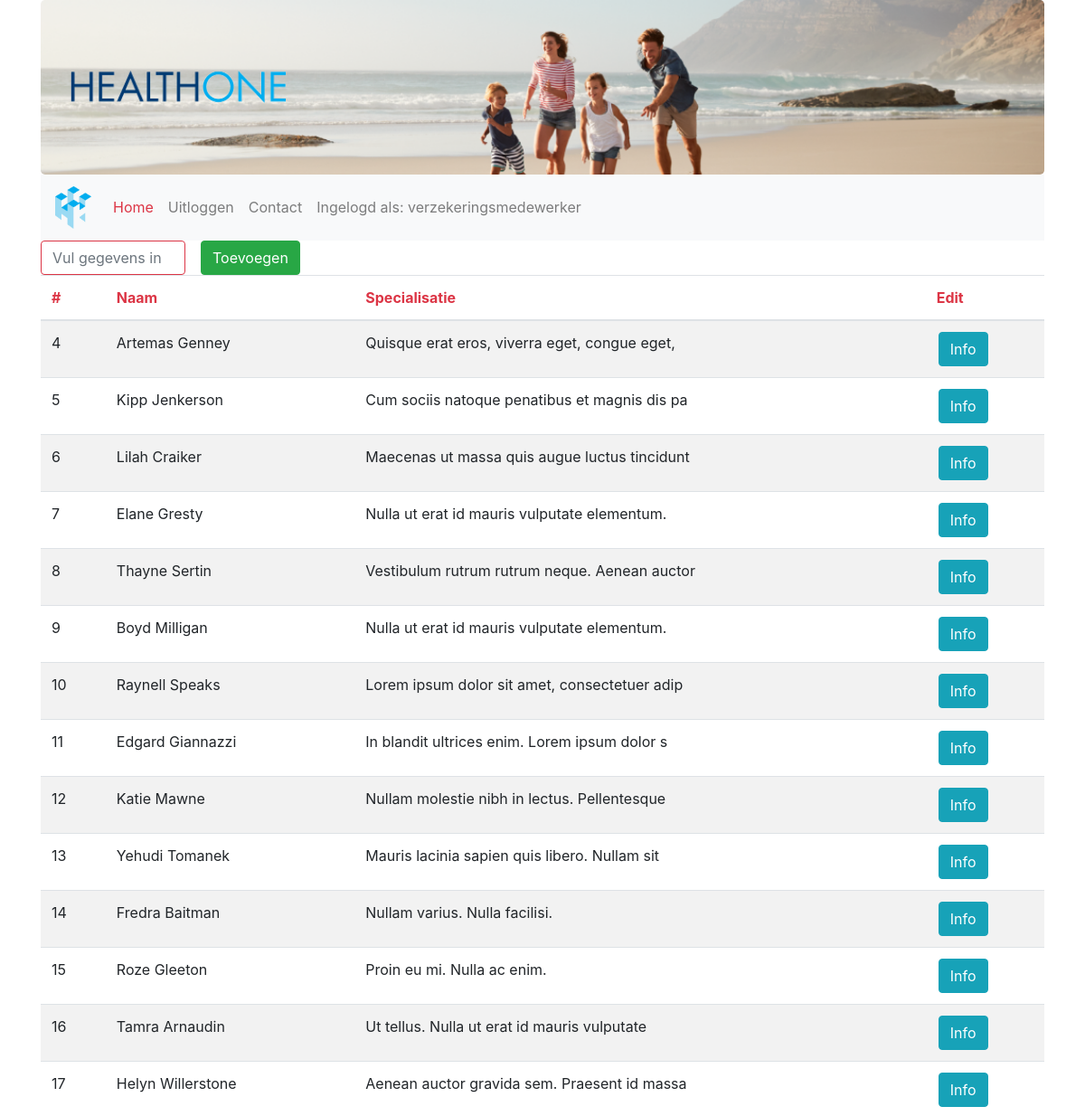
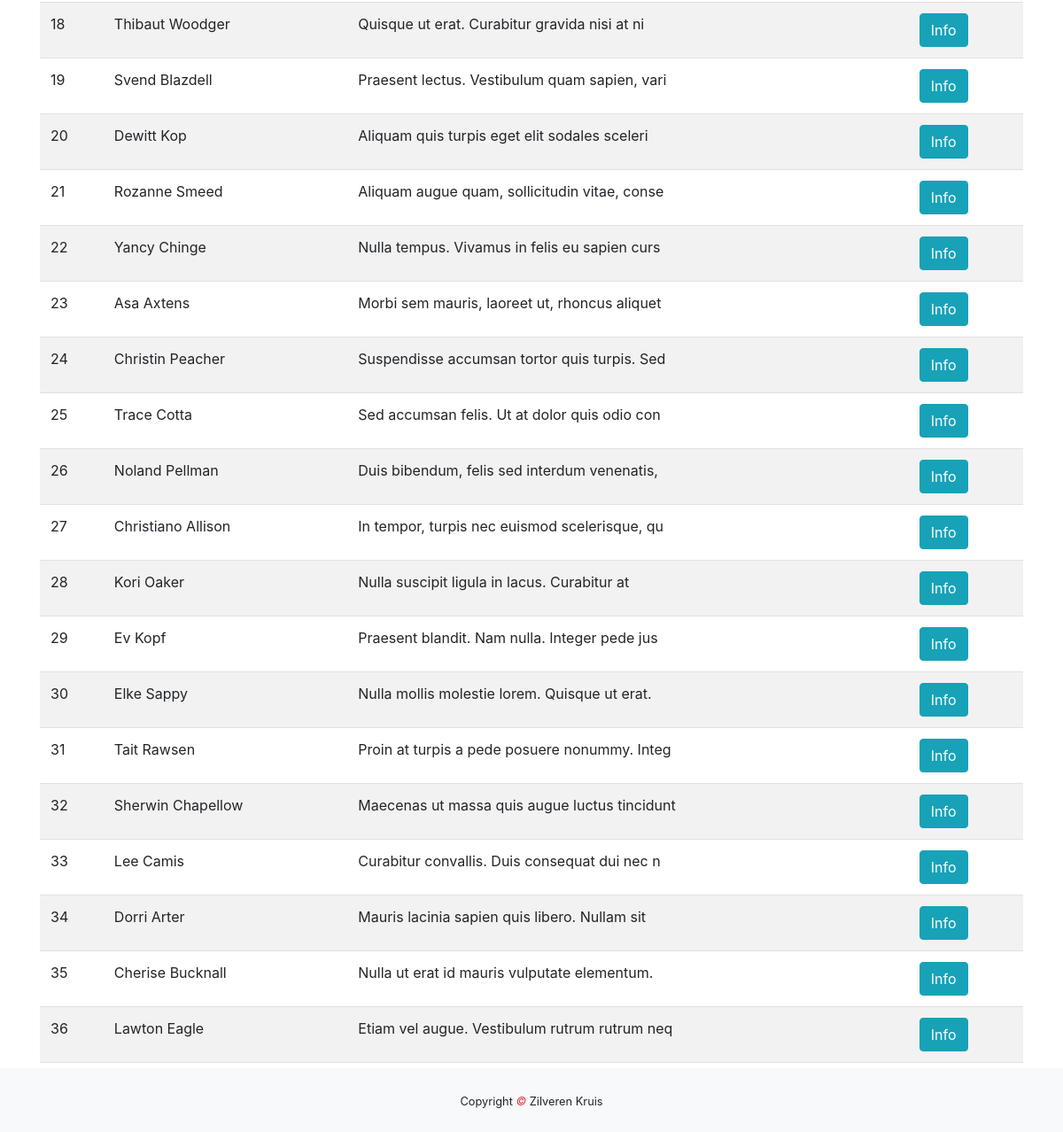
The page /zorgverzekeraar/arts/artsen_beheer.php (signed in) on the database its author committed (2 pictures, top to bottom).
### tables this page shows
CREATE TABLE `arts` (
  `id` int(11) NOT NULL,
  `naam` varchar(45) NOT NULL,
  `specialisatie` varchar(45) DEFAULT NULL,
  `adres` varchar(255) NOT NULL,
  `telefoon` varchar(255) NOT NULL
);

### zorgverzekeraar/arts/artsen_beheer.php (the view, shortened to what this page needs)
<!DOCTYPE html>
<html lang="en">
    <head>
        <link rel="stylesheet" href="https://maxcdn.bootstrapcdn.com/bootstrap/4.3.1/css/bootstrap.min.css">
        <link rel="stylesheet" href="../../css/index.css">
    </head>
    <body>
        <div class="container">
            <div class="jumbotron text-center">
            <div class="row">
                <div class="col-sm-3">
                    <img class="d-none d-sm-block img-fluid" src="../../img/healthtwo_text_transparent.png" alt="Logo">
                </div>
            </div>
        </div>
        <nav class="navbar navbar-expand-sm bg-light navbar-light sticky-top">
            <a class="navbar-brand" href="verzekeraar_index.php">
                <img class="navbrand" src="../../img/healthtwo_logo_transparent.png" alt="Logo">
            </a>
            <div class="collapse navbar-collapse" id="collapse_target">
                <ul class="navbar-nav">
                    <li class="nav-item active">
                        <a class="nav-link text-danger" href="../../index.php">Home</a>
                    </li>
                    <?php
                    if(isset($_SESSION['functie']) && $_SESSION['functie'] != null) {
                        echo '<li class="nav-item"><a class="nav-link" href="uitloggen.php">Uitloggen</a></li>';
                    }
                    ?>
                    <li class="nav-item">
                        <a class="nav-link" href="../../contact.php">Contact</a>
                    </li>
                    <?php
                    if(isset($_SESSION['functie'])) {
                    echo '<li class="nav-item">
                    <a class="nav-link" href="#">Ingelogd als: ' . $_SESSION['functie'] .'</a></li>';
                }
                ?>
                </ul>
            </div>
        </nav>
        <div class="row text-center">
            <div class="col-lg-2">
                <input  class="form-control form-control-underlined border-danger" id="myInput" type="text" placeholder="Vul gegevens in">
            </div>
            <a href="arts_aanmaken.php">
            <button class="btn btn-success" type="button">Toevoegen</button>
            </a>
        </div>
        <div class="table-responsive">
            <table class="table table-striped">
                <thead>
                <tr>
                    <th scope="col" class="text-danger">#</th>
                    <th scope="col" class="text-danger">Naam</th>
                    <th scope="col" class="text-danger">Specialisatie</th>
                    <th scope="col" class="text-danger">Edit</th>
                </tr>
                </thead>
                <tbody id="myTable">
                <?php
                try {
                    $db = new PDO("mysql:host=localhost;dbname=healthone","root","");
                    $query = $db->prepare("SELECT * FROM arts");
                    $query->execute();
                    $result = $query->fetchAll(PDO::FETCH_ASSOC);
                    foreach ($result as &$data){
                        echo "<tr>";
                        echo "<td>".$data['id']."</td>";
                        echo "<td>".$data["naam"] ."</td>";
                        echo "<td>".$data["specialisatie"] . "</td>";
                        echo "<td><a href='arts_info.php?id=".$data['id']."'>"."<button type=\"button\" class=\"btn btn-info\">Info</button></a></td>";
                        echo "</tr>";
                    }
                }
                catch(PDOException $e){
                    die("OEPS iets is fout!".$e->getMessage());
                }
                ?>
                </tbody>
            </table>
        </div>
        </div>
        <footer class="py-4 bg-light text-dark-50 text-center fixed-bottom">
            <small>Copyright <em class="text-danger"> &copy; </em>Zilveren Kruis</small>
        </footer>
    </body>
</html>

### css/index.css (style rules this page uses)
.jumbotron { margin-bottom: 0; background-image: url(../img/zilverenkruis_jumbotron.png); background-repeat: no-repeat; -webkit-background-size: cover; -o-background-size: cover; background-size: cover; }
.navbrand { width:40px; }
a { color: black; }
a button { margin-left: 2px; }

### rows shown on the page
arts: id "4", naam "Artemas Genney", specialisatie "Quisque erat eros, viverra eget, congue eget,"
arts: id "5", naam "Kipp Jenkerson", specialisatie "Cum sociis natoque penatibus et magnis dis pa"
arts: id "6", naam "Lilah Craiker", specialisatie "Maecenas ut massa quis augue luctus tincidunt"
arts: id "7", naam "Elane Gresty", specialisatie "Nulla ut erat id mauris vulputate elementum."
arts: id "8", naam "Thayne Sertin", specialisatie "Vestibulum rutrum rutrum neque. Aenean auctor"
arts: id "9", naam "Boyd Milligan", specialisatie "Nulla ut erat id mauris vulputate elementum."
arts: id "10", naam "Raynell Speaks", specialisatie "Lorem ipsum dolor sit amet, consectetuer adip"
arts: id "11", naam "Edgard Giannazzi", specialisatie "In blandit ultrices enim. Lorem ipsum dolor s"
arts: id "12", naam "Katie Mawne", specialisatie "Nullam molestie nibh in lectus. Pellentesque"
arts: id "13", naam "Yehudi Tomanek", specialisatie "Mauris lacinia sapien quis libero. Nullam sit"
arts: id "14", naam "Fredra Baitman", specialisatie "Nullam varius. Nulla facilisi."
arts: id "15", naam "Roze Gleeton", specialisatie "Proin eu mi. Nulla ac enim."
arts: id "16", naam "Tamra Arnaudin", specialisatie "Ut tellus. Nulla ut erat id mauris vulputate"
arts: id "17", naam "Helyn Willerstone", specialisatie "Aenean auctor gravida sem. Praesent id massa"
arts: id "18", naam "Thibaut Woodger", specialisatie "Quisque ut erat. Curabitur gravida nisi at ni"
arts: id "19", naam "Svend Blazdell", specialisatie "Praesent lectus. Vestibulum quam sapien, vari"
arts: id "20", naam "Dewitt Kop", specialisatie "Aliquam quis turpis eget elit sodales sceleri"
arts: id "21", naam "Rozanne Smeed", specialisatie "Aliquam augue quam, sollicitudin vitae, conse"
arts: id "22", naam "Yancy Chinge", specialisatie "Nulla tempus. Vivamus in felis eu sapien curs"
arts: id "23", naam "Asa Axtens", specialisatie "Morbi sem mauris, laoreet ut, rhoncus aliquet"
arts: id "24", naam "Christin Peacher", specialisatie "Suspendisse accumsan tortor quis turpis. Sed"
arts: id "25", naam "Trace Cotta", specialisatie "Sed accumsan felis. Ut at dolor quis odio con"
arts: id "26", naam "Noland Pellman", specialisatie "Duis bibendum, felis sed interdum venenatis,"
arts: id "27", naam "Christiano Allison", specialisatie "In tempor, turpis nec euismod scelerisque, qu"
arts: id "28", naam "Kori Oaker", specialisatie "Nulla suscipit ligula in lacus. Curabitur at"
arts: id "29", naam "Ev Kopf", specialisatie "Praesent blandit. Nam nulla. Integer pede jus"
arts: id "30", naam "Elke Sappy", specialisatie "Nulla mollis molestie lorem. Quisque ut erat."
arts: id "31", naam "Tait Rawsen", specialisatie "Proin at turpis a pede posuere nonummy. Integ"
arts: id "32", naam "Sherwin Chapellow", specialisatie "Maecenas ut massa quis augue luctus tincidunt"
arts: id "33", naam "Lee Camis", specialisatie "Curabitur convallis. Duis consequat dui nec n"
arts: id "34", naam "Dorri Arter", specialisatie "Mauris lacinia sapien quis libero. Nullam sit"
arts: id "35", naam "Cherise Bucknall", specialisatie "Nulla ut erat id mauris vulputate elementum."
arts: id "36", naam "Lawton Eagle", specialisatie "Etiam vel augue. Vestibulum rutrum rutrum neq"

### other values the page prints
$_SESSION['functie'] "verzekeringsmedewerker"
